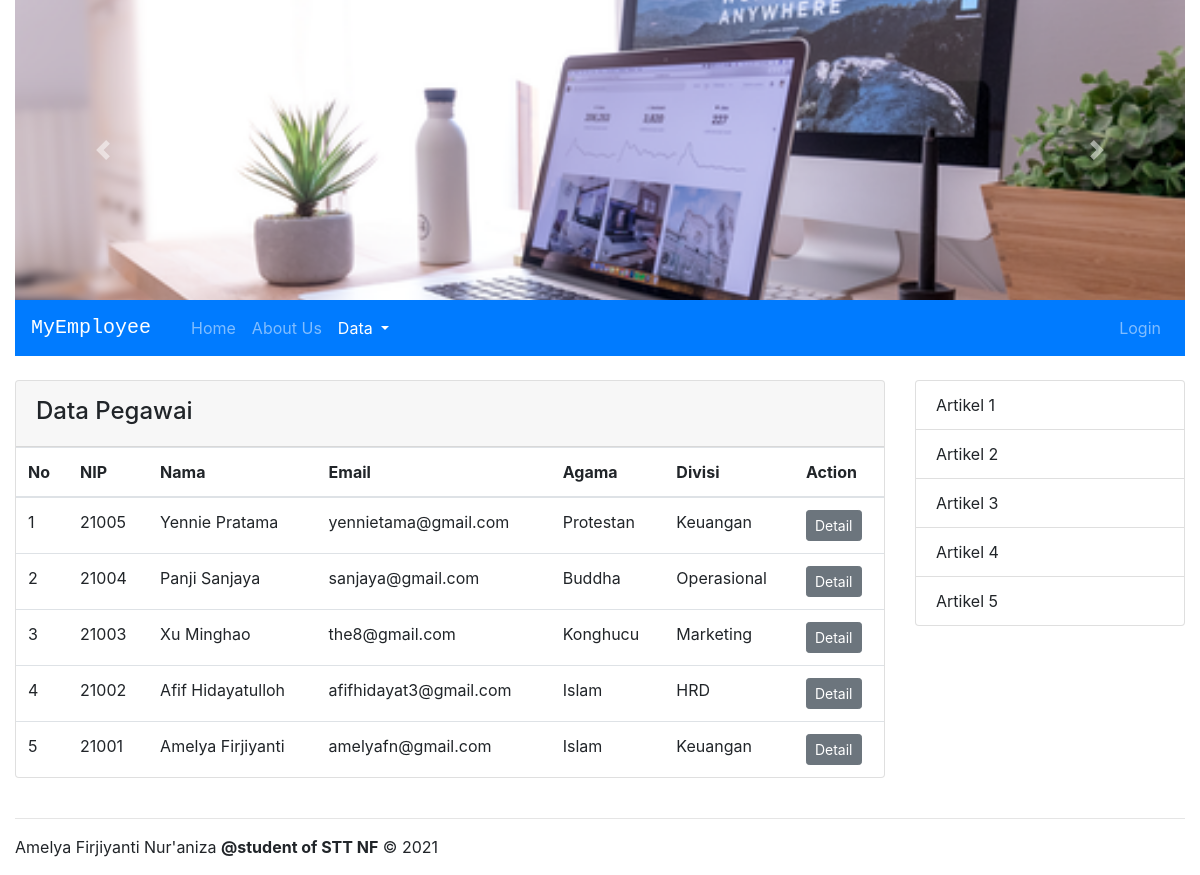
Screenshot of /index.php?hal=dataPegawai with the database file from the repository.
### tables this page shows
CREATE TABLE `pegawai` (
  `id` int(11) NOT NULL,
  `nip` varchar(5) NOT NULL,
  `nama` varchar(50) NOT NULL,
  `email` varchar(50) NOT NULL,
  `agama` enum('Islam','Protestan','Katolik','Hindu','Buddha','Konghucu') DEFAULT NULL,
  `iddivisi` int(11) NOT NULL,
  `foto` varchar(100) DEFAULT NULL
);

CREATE TABLE `divisi` (
  `id` int(11) NOT NULL,
  `nama` varchar(50) NOT NULL
);

### models/Pegawai.php (called while the page is built, shortened)
<?php
class Pegawai
{
    private $koneksi;
    public function __construct()
    {
        global $dbh;
        $this->koneksi = $dbh;
    }
    public function dataPegawai()
    {
        $sql = "SELECT p.*, d.nama AS divisi FROM pegawai p
                INNER JOIN divisi d ON d.id = p.iddivisi
                ORDER BY p.id DESC";
        $ps = $this->koneksi->prepare($sql);
        $ps->execute();
        $rs = $ps->fetchAll();
        return $rs;
    }
}

### dataPegawai.php (the view, shortened to what this page needs)
<?php
require_once 'models/Pegawai.php';
$obj = new Pegawai();
$rs = $obj->dataPegawai();
?>
<div class="card mb-4">
    <div class="card-header">
        <div class="d-flex justify-content-between">
            <h4 class="mt-1">Data Pegawai</h4>
        </div>
    </div>
    <div class="card-body p-0">
        <div class="table-responsive">
            <table class="table table-hover mb-0">
                <thead>
                    <tr>
                        <th scope="col">No</th>
                        <th scope="col">NIP</th>
                        <th scope="col">Nama</th>
                        <th scope="col">Email</th>
                        <th scope="col">Agama</th>
                        <th scope="col">Divisi</th>
                        <th scope="col">Action</th>
                    </tr>
                </thead>
                <tbody>
                    <?php $no = 1;
                    foreach ($rs as $peg) { ?>
                        <tr>
                            <td><?= $no; ?></td>
                            <td><?= $peg['nip']; ?></td>
                            <td><?= $peg['nama']; ?></td>
                            <td><?= $peg['email']; ?></td>
                            <td><?= $peg['agama']; ?></td>
                            <td><?= $peg['divisi']; ?></td>
                            <td class="text-nowrap">
                                <form method="POST" action="controllers/pegawaiController.php">
                                    <a href="index.php?hal=detailPegawai&id=<?= $peg['id']; ?>" class="btn btn-sm btn-secondary">Detail</a>
                                </form>
                            </td>
                        </tr>
                    <?php $no++;
                    } ?>
                </tbody>
            </table>
        </div>
    </div>
</div>

### index.php (shortened to what this page needs)
<!doctype html>
<html lang="en">
<head>
    <link href="assets/dist/css/bootstrap.min.css" rel="stylesheet">
    <link href="assets/dist/css/custom.css" rel="stylesheet">
</head>
<body>
    <div class="container-fluid">
        <?php
        include_once 'header.php';
        include_once 'menu.php';
        ?>
    </div>
    <main role="main" class="container-fluid">
        <div class="row">
            <div class="col-md-9 blog-main">
                <?php include_once 'main.php'; ?>
            </div>
            <aside class="col-md-3 blog-sidebar">
                <?php include_once 'sidebar.php'; ?>
            </aside>
        </div>
        <?php include_once 'footer.php'; ?>
    </main>
</body>
</html>

### header.php (shortened to what this page needs)
<div id="carouselExampleControls" class="carousel slide" data-ride="carousel">
  <div class="carousel-inner">
    <div class="carousel-item active">
      <img class="d-block w-100 img-cover" src="assets/images/slide2.png" alt="First slide">
    </div>
  </div>
  <a class="carousel-control-prev" href="#carouselExampleControls" role="button" data-slide="prev">
    <span class="carousel-control-prev-icon" aria-hidden="true"></span>
  </a>
  <a class="carousel-control-next" href="#carouselExampleControls" role="button" data-slide="next">
    <span class="carousel-control-next-icon" aria-hidden="true"></span>
  </a>
</div>

### menu.php (shortened to what this page needs)
<nav class="navbar navbar-expand-lg navbar-dark bg-primary mb-4">
    <a class="navbar-brand text-monospace" href="index.php">MyEmployee</a>&emsp;
    <div class="collapse navbar-collapse" id="navbarSupportedContent">
        <?php
        function active($param)
        {
            return isset($_GET['hal']) ? $_GET['hal'] == $param ? 'active' : '' : '';
        }
        ?>
        <ul class="navbar-nav mr-auto">
            <li class="nav-item <?= active('home') . empty($_SERVER['QUERY_STRING']) ? 'active' : '' ?> ">
                <a class="nav-link" href="index.php?hal=home">Home <span class="sr-only">(current)</span></a>
            </li>
            <li class="nav-item <?= active('aboutUs') ?>">
                <a class="nav-link" href="index.php?hal=aboutUs">About Us</a>
            </li>
            <li class="nav-item dropdown <?= active('dataPegawai') ?>">
                <a class="nav-link dropdown-toggle" href="#" id="navbarDropdown" role="button" data-toggle="dropdown" aria-haspopup="true" aria-expanded="false">
                    Data
                </a>
            </li>
        </ul>
        <ul class="navbar-nav my-lg-0">
            <?php
            if (!isset($member)) {
            ?>
                <li class="nav-item <?= active('formLogin') ?>">
                    <a class="nav-link" href="index.php?hal=formLogin">Login</a>
                </li>
            <?php } ?>
        </ul>
    </div>
</nav>

### main.php
<?php
$hal = isset($_REQUEST['hal']) ? $_REQUEST['hal'] : '';
if (!empty($hal)) {
    include_once $hal . '.php';
} else {
    include_once 'home.php';
}
?>

### sidebar.php
<ul class="list-group">
    <li class="list-group-item">Artikel 1</li>
    <li class="list-group-item">Artikel 2</li>
    <li class="list-group-item">Artikel 3</li>
    <li class="list-group-item">Artikel 4</li>
    <li class="list-group-item">Artikel 5</li>
</ul>

### footer.php
<footer>
	<hr>
    <p>Amelya Firjiyanti Nur'aniza  <b>@student of STT NF</b> &copy; 2021</p>
</footer>

### rows the page displays
pegawai: nip "21005", nama "Yennie Pratama", email "yennietama@gmail.com", agama "Protestan", iddivisi.nama "Keuangan"
pegawai: nip "21004", nama "Panji Sanjaya", email "sanjaya@gmail.com", agama "Buddha", iddivisi.nama "Operasional"
pegawai: nip "21003", nama "Xu Minghao", email "the8@gmail.com", agama "Konghucu", iddivisi.nama "Marketing"
pegawai: nip "21002", nama "Afif Hidayatulloh", email "afifhidayat3@gmail.com", agama "Islam", iddivisi.nama "HRD"
pegawai: nip "21001", nama "Amelya Firjiyanti", email "amelyafn@gmail.com", agama "Islam", iddivisi.nama "Keuangan"
